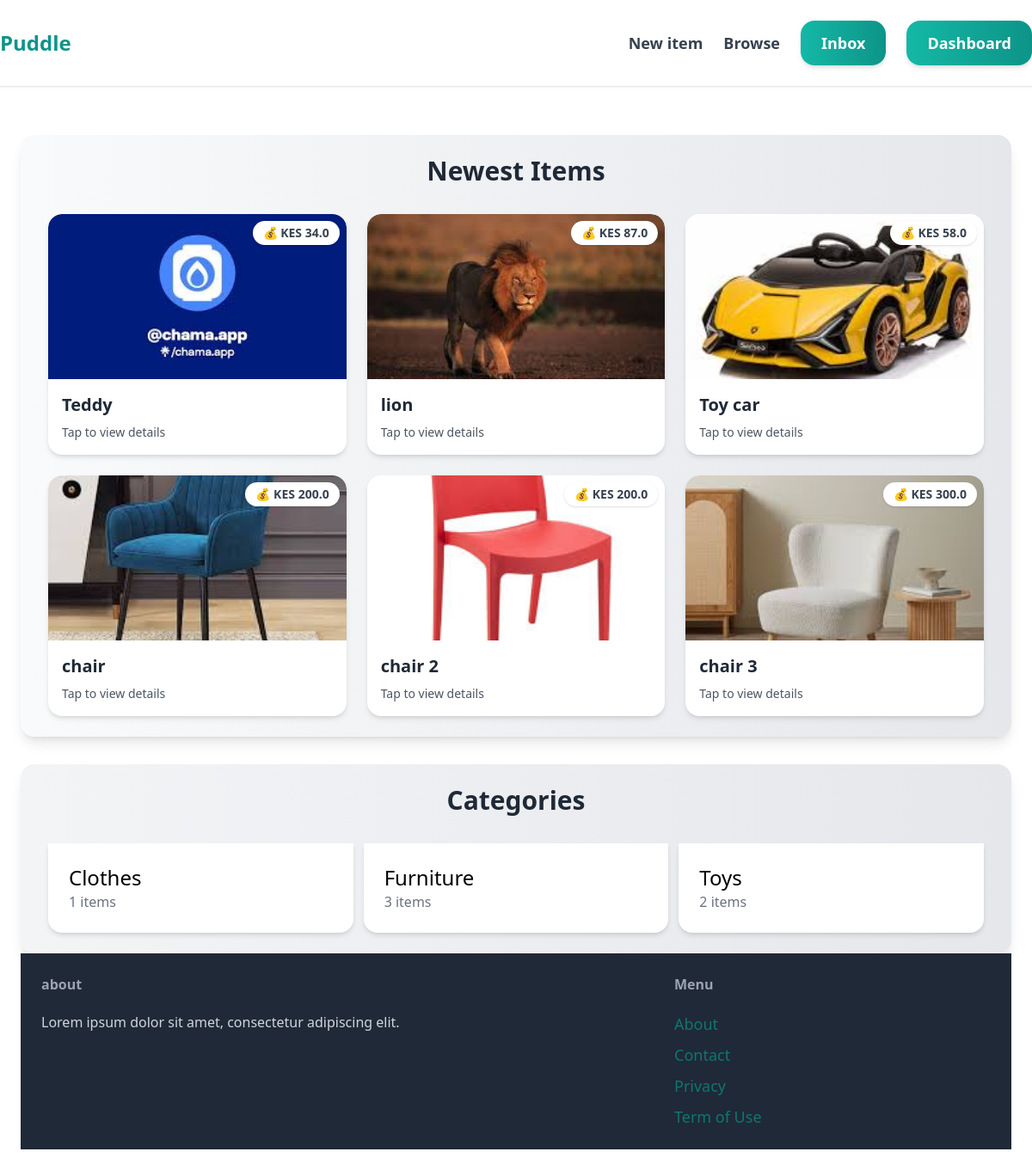
The app's page / (signed in) with its own data.
### item/models.py (models this page shows, shortened)
class Item(models.Model):
    category = models.ForeignKey(Category, related_name='items', on_delete=models.CASCADE)
    name = models.CharField(max_length=255)
    description = models.TextField(blank=True)
    price = models.FloatField()
    image = models.ImageField(upload_to='items_images', blank=True, null=True)
    is_sold = models.BooleanField(default=False)
    created_at = models.DateTimeField(auto_now_add=True)
    created_by = models.ForeignKey(User, related_name='items', on_delete=models.CASCADE)

class Category(models.Model):
    name = models.CharField(max_length=255)
    class Meta:
        ordering = ['name',]
        verbose_name_plural = 'Categories'

### core/views.py (the view)
# urls.py: path('', views.index, name='index'),
def index(request):
    items = Item.objects.filter(is_sold=False)[0:6]
    categories = Category.objects.all()
    return render(request, 'core/index.html',{
        'items': items,
        'categories': categories
    })

### core/templates/core/index.html (shortened to what this page needs)
{%extends "core/base.html"%}
{%block content%}
<div class="mt-8 px-8 py-6 bg-gradient-to-r from-gray-50 to-gray-200 shadow-lg rounded-2xl">
    <h2 class="mb-8 text-3xl font-semibold text-center text-gray-800">Newest Items</h2>
    <div class="grid grid-cols-1 sm:grid-cols-2 md:grid-cols-3 gap-6">
        {% for item in items %}
            <div class="transition-transform transform hover:scale-105 hover:shadow-xl bg-white rounded-2xl shadow-md overflow-hidden">
                <a href="{% url 'item:detail' item.id %}" class="block">
                    <div class="relative">
                        <img src="{{ item.image.url }}" alt="{{ item.name }}" class="rounded-t-2xl w-full h-48 object-cover">
                        <div class="absolute top-2 right-2 bg-white px-3 py-1 rounded-full text-sm font-semibold text-gray-700 shadow">
                            💰 KES {{ item.price }}
                        </div>
                    </div>
                    <div class="p-4">
                        <h2 class="text-xl font-semibold text-gray-800">{{ item.name }}</h2>
                        <p class="mt-2 text-sm text-gray-600">Tap to view details</p>
                    </div>
                </a>
            </div>
        {% endfor %}
    </div>
</div>
<div class="mt-8 px-8 py-6 bg-gradient-to-r from-gray-100 to-gray-200 shadow-lg rounded-2xl">
    <h2 class="mb-8 text-3xl font-semibold text-center text-gray-800">Categories</h2>
    <div class="grid grid-cols-3 gap-3">
        {% for category in categories %}
            <div>
                <a href="#">
                   <div class="p-6 bg-white rounded-b-2xl shadow-md">
                     <h2 class="text-2xl">{{ category.name }}</h2>
                     <p class="text-gray-500">{{ category.items.count }} items</p>
                   </div>
            </a>
            </div>
        {% endfor %}
    </div>
{%endblock%}

### records on screen
Item: image (picture), price "34.0", name "Teddy"
Item: image (picture), price "87.0", name "lion"
Item: image (picture), price "58.0", name "Toy car"
Item: image (picture), price "200.0", name "chair"
Item: image (picture), price "200.0", name "chair 2"
Item: image (picture), price "300.0", name "chair 3"
Category: name "Clothes", items.count "1"
Category: name "Furniture", items.count "3"
Category: name "Toys", items.count "2"
